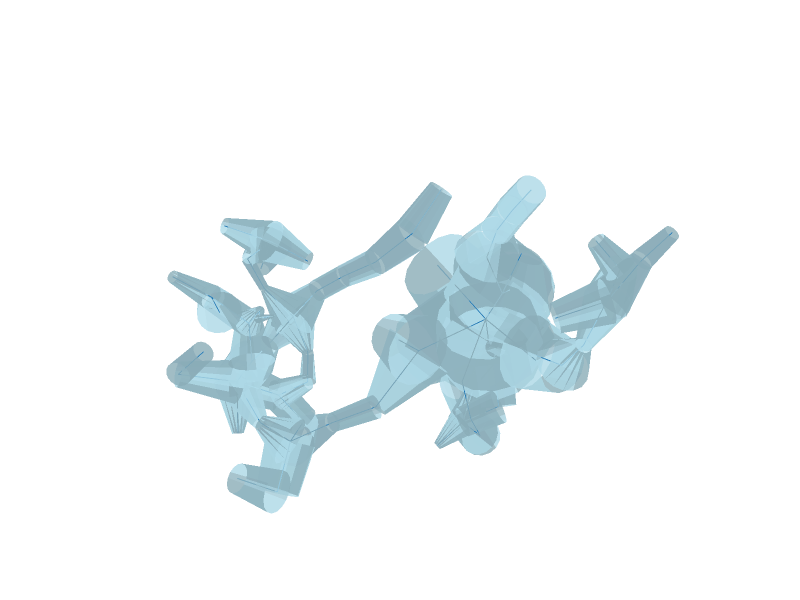

Here is the notebook cell this chart was saved with:
### Code cell
morph.scale_radii_to_match_mesh(
    mm.mesh, metric="surface_area", account_for_overlaps=False
)

# save normalized to file
swc_filepath = f"{swc_out_dir}/TS{spine_idx}_mel{params["max_edge_length"]}_norm.swc"
morph.to_swc_file(swc_filepath)

# load and plot
swc_model = SWCModel.from_swc_file(swc_filepath)
swc_model.print_attributes(node_info=False, edge_info=False)
title = f"TS{spine_idx}_s{params["max_edge_length"]}"
norm_fig: "go.Figure" = plot_model(
    swc_model=swc_model,
    slider=False,
    title="",
    width=800,
    height=600,
    show_axes=False,
)
norm_fig.update_layout(
    scene=dict(
        camera=dict(
            eye={"x": eye_coord[0], "y": eye_coord[1], "z": eye_coord[2]},
            projection=dict(type="perspective"),
        ),
        aspectmode="data",  # 'cube', 'auto', 'manual'
    )
)
norm_filename = (
    f"{fig_out_dir}/TS{spine_idx}_mel{params['max_edge_length']}_" f"morph_norm.pdf"
)
norm_fig.write_image(
    norm_filename,
    format="pdf",
    engine="kaleido",
    width=600,
    height=450,
    scale=pdf_scale,
)
norm_fig.show()

validator = Validation(mm, skeleton, morph)
validator.full_validation()

print(swc_filepath)

### Figure 1 — Plotly figure (JSON) as saved in the notebook; plotly's stock layout.template omitted (floating-point values rounded to 4 significant figures; data arrays with more than 128 entries replaced by an {"elided": "..."} marker saying what was removed)
{"data": [{"color": "lightblue", "flatshading": true, "i": {"elided": "2272 int values"}, "j": {"elided": "2272 int values"}, "k": {"elided": "2272 int values"}, "name": "frusta", "opacity": 0.8, "type": "mesh3d", "x": {"elided": "2272 float values"}, "y": {"elided": "2272 float values"}, "z": {"elided": "2272 float values"}}, {"line": {"color": "#1f77b4", "width": 2}, "mode": "lines", "name": "centroid", "type": "scatter3d", "x": {"elided": "213 float values"}, "y": {"elided": "213 float values"}, "z": {"elided": "213 float values"}}], "layout": {"height": 600, "margin": {"b": 0, "l": 0, "r": 0, "t": 40}, "scene": {"aspectmode": "data", "camera": {"eye": {"x": 1.065, "y": -0.001931, "z": 1.366}, "projection": {"type": "perspective"}}, "xaxis": {"visible": false}, "yaxis": {"visible": false}, "zaxis": {"visible": false}}, "showlegend": false, "title": {"text": ""}, "width": 800}}
